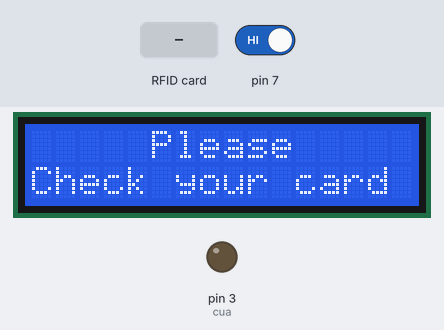
The sketch below on a simulated Arduino Uno, built with avr-gcc and run on an emulated ATmega328P. Shown: 16×2 character LCD, output pins drawn as LEDs (lit = HIGH). The test bench sets the inputs (shaded band); at power-on: pin 7 HIGH. Pins used as bus, display or sensor lines are not drawn; what the sketch prints to the serial monitor is not drawn.

Above: at 1.8 s.
1.9 s: RFID card D3 C9 B0 0C held to the reader
At 2.6 s:
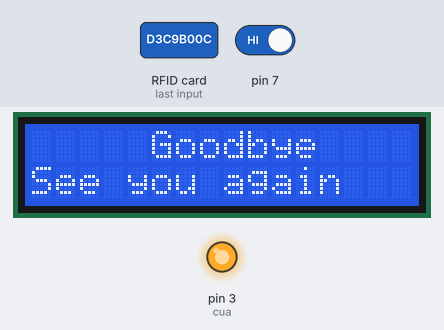
6.4 s: pin 7 driven LOW
At 8.0 s:
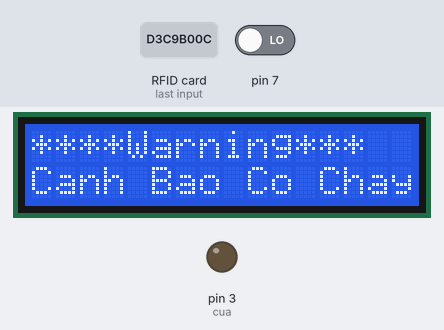
9.0 s: RFID card 30 A4 45 09 held to the reader
At 10.4 s:
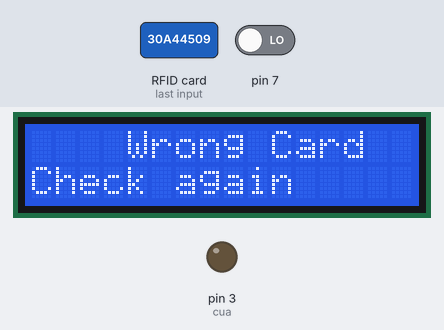
Timing chart, 0 to 12.0 s (numbered marks = the images above; inputs shaded):
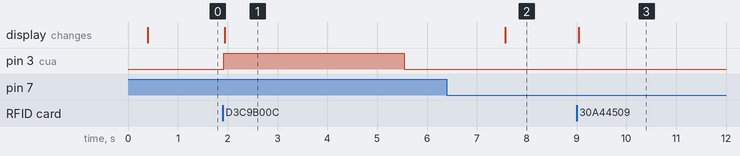

Measured:
- after the input at 1.9 s, pin 3 (cua): LOW → HIGH at once, → LOW 3.6 s later; the display: changes at once (image 1)
- after the input at 6.4 s, the display: changes after 1.2 s (image 2)
- after the input at 9.0 s, the display: changes at once (image 3)

The sketch:

BAI_XE2.ino
```cpp
#include <SPI.h>
#include <MFRC522.h>
#define RST_PIN         9           // Configurable, see typical pin layout above
#define SS_PIN          10
#define RELAY_PIN       3  // Chọn chân điều khiển relay (ví dụ: chân 3)
int relayState = LOW;
#include <Wire.h>
#include <Servo.h>
#include <LiquidCrystal_I2C.h>
LiquidCrystal_I2C lcd(0x27,16,2);

MFRC522 mfrc522(SS_PIN, RST_PIN);   // Create MFRC522 instance.

String lua;
String myString;
int cua = 3;
Servo cua_ra;
char rdata;

int readsuccess;
byte readcard[4];
char str[32] = "";
String StrUID, user,bienxe;
//------------------------------------------
void senddata()
{
   readsuccess = getid();
  if(readsuccess)
  {
    user_data();
    Serial.println( (String) "DATA,DATE,TIME," + StrUID +',' + user + ','+ bienxe + ',' + "Out" );
    if(user=="Warning. Wrong Card") {}
    else {
      mo_cua();
      delay(2000);
      digitalWrite(cua,LOW);
    }
  }
}
void mo_cua()
{
   // Serial.println("mocua");
    digitalWrite(cua,HIGH);
    LCD_TRUE();
    for(int i=0;i<2;i++)
       {
         digitalWrite(5,LOW);
         delay(100);
         digitalWrite(5,~LOW);
         delay(100);
       }
       delay(3200);
    digitalWrite(cua,LOW);
   // Serial.println("dongcua");
}
void user_data()
{
    if(StrUID=="D3C9B00C") {  user="Nguyen Van Thien"; bienxe= "30A44509";}
    else if(StrUID=="0477425B") {user="Do Thanh Tung";bienxe= "30A44509";}
    else if(StrUID=="2280451A") { user="Dang Xuan Quang";bienxe= "30A44509";}
    else if(StrUID=="7944BFC2")  {user="Luong Van Thuong";bienxe= "30A44509";}
    else
    {
       user="Warning. Wrong Card" ;
       LCD_FALSE();
       for(int i=0;i<4;i++)
       {
         digitalWrite(5,LOW);
         delay(500);
         digitalWrite(5,~LOW);
         delay(500);
       }
    }
}
int getid(){
  if(!mfrc522.PICC_IsNewCardPresent()){
    return 0;
  }
  if(!mfrc522.PICC_ReadCardSerial()){
    return 0;
  }

 // Serial.println("THE UID OF THE SCANNED CARD IS:");
  for(int i=0;i<4;i++)
      {
        readcard[i]=mfrc522.uid.uidByte[i]; //storing the UID of the tag in readcard
        array_to_string(readcard, 4, str);
        StrUID = str;
      }
  mfrc522.PICC_HaltA();
  return 1;
}
// --------------------------------------------------------------------
void array_to_string(byte array[], unsigned int len, char buffer[])
{
    for (unsigned int i = 0; i < len; i++)
    {
        byte nib1 = (array[i] >> 4) & 0x0F;
        byte nib2 = (array[i] >> 0) & 0x0F;
        buffer[i*2+0] = nib1  < 0xA ? '0' + nib1  : 'A' + nib1  - 0xA;
        buffer[i*2+1] = nib2  < 0xA ? '0' + nib2  : 'A' + nib2  - 0xA;
    }
    buffer[len*2] = '\0';
}

void LCD(){
  //  lcd.clear();
    lcd.setCursor(0,0);
    lcd.print("     Please     ");
    lcd.setCursor(0,1);
    lcd.print("Check your card ");
}
void LCD_TRUE()
{
    lcd.clear();
    lcd.setCursor(5,0);
    lcd.print("Goodbye");
    lcd.setCursor(0,1);
    lcd.print("See you again  ");
}
void LCD_FALSE()
{
    lcd.clear();
    lcd.setCursor(0,0);
    lcd.print("    Wrong Card   ");
    lcd.setCursor(0,1);
    lcd.print("Check again    ");

}
void LCD_BAO_CHAY(){

    lcd.setCursor(0,0);
    lcd.print("****Warning*** ");
    lcd.setCursor(0,1);
    lcd.print("Canh Bao Co Chay");
}
void setup() {
  // put your setup code here, to run once:
    Serial.begin(9600);
    pinMode(cua,OUTPUT);
    digitalWrite(cua,LOW);
    pinMode(7,INPUT);

    lcd.init();                      // initialize the lcd
    lcd.backlight();
    lcd.clear();

    SPI.begin();      // Init SPI bus
    mfrc522.PCD_Init(); // Init MFRC522 card
    delay(250);
    LCD();
    delay(250);
}

void loop() {
  if(digitalRead(7)==LOW)
  {
    LCD_BAO_CHAY();
  }
  else
  {
      LCD();
  }

   senddata();
}
```
